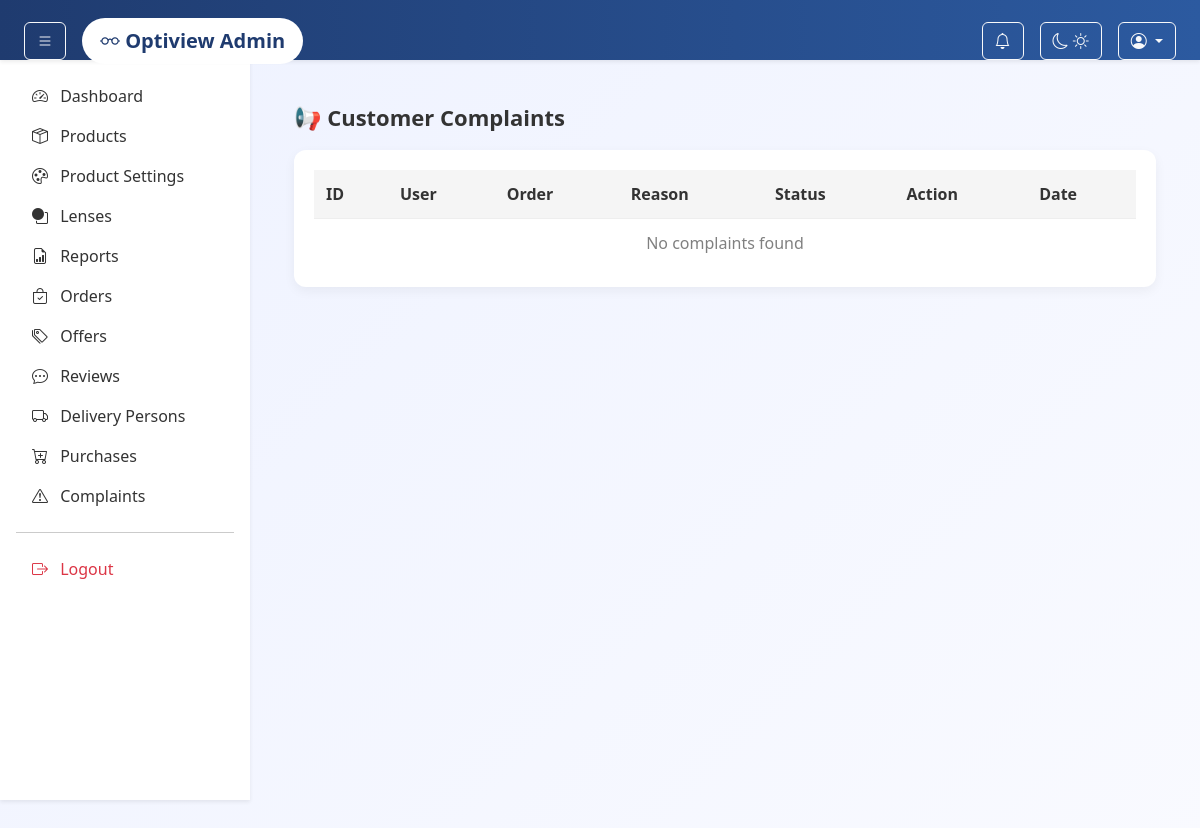
Page /admin-panel/complaints/ on the earlier database version.
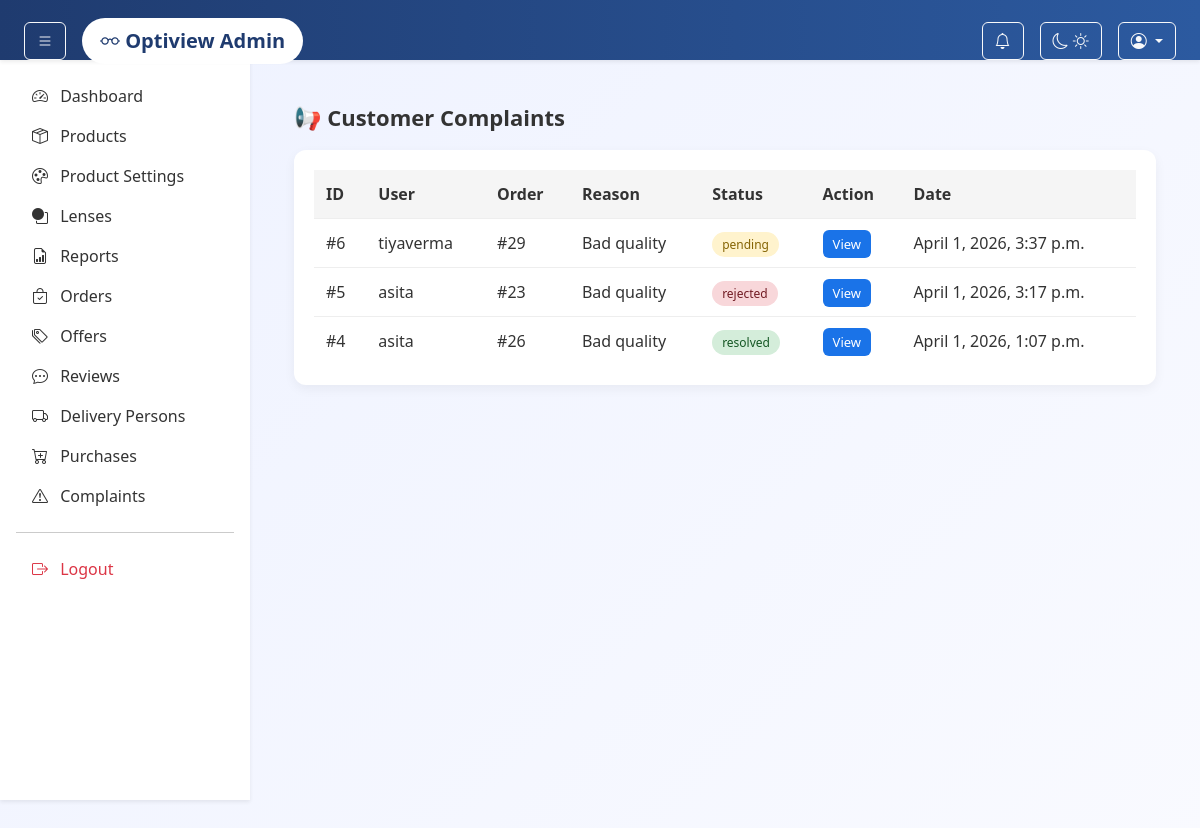
Same page on the later database version.
### adminpanel/models.py (models this page shows, shortened)
class Complaint(models.Model):
    STATUS_CHOICES = (
        ("pending", "Pending"),
        ("resolved", "Resolved"),
        ("rejected", "Rejected"),
    )
    order_item = models.ForeignKey(
        "adminpanel.OrderItem",
        on_delete=models.CASCADE
    )
    user = models.ForeignKey(
        User,
        on_delete=models.CASCADE
    )
    reason = models.CharField(max_length=200)
    description = models.TextField()
    status = models.CharField(
        max_length=20,
        choices=STATUS_CHOICES,
        default="pending"
    )
    created_at = models.DateTimeField(auto_now_add=True)

class OrderItem(models.Model):
    ITEM_STATUS = [
        ("pending", "Pending"),
        ("assigned", "Assigned"),
        ("accepted", "Accepted"),
        ("out_for_delivery", "Out For Delivery"),
        ("delivered", "Delivered"),
        ("cancelled", "Cancelled"),
    ]
    RETURN_STATUS = [
        ('none','None'),
        ('requested','Return Requested'),
        ('approved','Return Approved'),
        ('rejected','Return Rejected'),
        ('completed','Return Completed'),
    ]
    REFUND_STATUS = [
        ('none', 'None'),
        ('initiated', 'Refund Initiated'),
        ('completed', 'Refund Completed'),
    ]
    order = models.ForeignKey(Order, on_delete=models.CASCADE, related_name="items")
    product = models.ForeignKey(Product, on_delete=models.CASCADE)
    variant = models.ForeignKey(ProductVariant, on_delete=models.CASCADE, null=True, blank=True)
    lens = models.ForeignKey(Lens, on_delete=models.SET_NULL, null=True, blank=True)
    lens_type = models.CharField(max_length=20, blank=True, null=True)
    left_eye_power = models.DecimalField(max_digits=5, decimal_places=2, null=True, blank=True)
    right_eye_power = models.DecimalField(max_digits=5, decimal_places=2, null=True, blank=True)
    quantity = models.PositiveIntegerField()
    price = models.DecimalField(max_digits=10, decimal_places=2)
    status = models.CharField(
        max_length=20,
        choices=ITEM_STATUS,
        default="pending"
    )
    return_status = models.CharField(
        max_length=30,
        choices=RETURN_STATUS,
        default="none"
    )
    return_reason = models.TextField(blank=True, null=True)
    refund_status = models.CharField(
        max_length=30,
        choices=REFUND_STATUS,
        default="none"
    )

class Order(models.Model):
    STATUS_CHOICES = [
        ("pending", "Pending"),
        ("assigned", "Assigned"),
        ("accepted", "Accepted"),
        ("cancelled", "Cancelled"),
        ("out_for_delivery", "Out For Delivery"),
        ("delivered", "Delivered"),
        ("partially_delivered", "Partially Delivered"),
    ]
    status = models.CharField(
        max_length=20,
        choices=STATUS_CHOICES,
        default="pending"
    )
    user = models.ForeignKey(User, on_delete=models.SET_NULL, null=True, blank=True)
    order_number = models.CharField(
        max_length=20,
        unique=True,
        blank=True
    )
    total_amount = models.DecimalField(
        max_digits=12,
        decimal_places=2,
        default=0
    )
    full_name = models.CharField(max_length=200)
    phone = models.CharField(max_length=15)
    address = models.TextField()
    city = models.CharField(max_length=100)
    state = models.CharField(max_length=100)
    pincode = models.CharField(max_length=10)
    payment_method = models.CharField(max_length=50)
    payment_status = models.BooleanField(default=False)
    delivery_person = models.ForeignKey(
        "delivery.DeliveryPerson",
        on_delete=models.SET_NULL,
        null=True,
        blank=True,
        related_name="orders"
    )
    last_rejected_by = models.ForeignKey(
        "delivery.DeliveryPerson",
        on_delete=models.SET_NULL,
        null=True,
        blank=True,
        related_name="rejected_orders"
    )
    created_at = models.DateTimeField(auto_now_add=True)
    class Meta:
        ordering = ["-created_at"]

### adminpanel/views.py (the view)
# urls.py: path("complaints/", views.complaints_list,name="complaints_list"),
def complaints_list(request):
    complaints = Complaint.objects.select_related(
        "order_item",
        "user"
    ).order_by("-created_at")
    context = {
        "complaints": complaints
    }
    return render(request, "admin/complaints_list.html", context)

### adminpanel/context_processors.py (called while the page is built, shortened)
def notification_count(request):
    return {"notification_count": 0}

### app/context_processors.py (called while the page is built)
def cart_count(request):
    count = 0
    if request.user.is_authenticated:
        count = Cart.objects.filter(user=request.user).count()
    return {'cart_count': count}

### templates/admin/complaints_list.html (shortened to what this page needs)
{% extends "admin/base.html" %}
{% block content %}
<div class="complaints-page">
    <h2 class="page-title">📢 Customer Complaints</h2>
    <div class="table-card">
        <table class="complaints-table">
            <thead>
                <tr>
                    <th>ID</th>
                    <th>User</th>
                    <th>Order</th>
                    <th>Reason</th>
                    <th>Status</th>
                    <th>Action</th>
                    <th>Date</th>
                </tr>
            </thead>
            <tbody>
            {% for c in complaints %}
            <tr>
                <td>#{{ c.id }}</td>
                <td>
                    {{ c.user.username|default:"Guest" }}
                </td>
                <td>
                    #{{ c.order_item.order.id }}
                </td>
                <td>
                    {{ c.reason }}
                </td>
                <td>
                    <span class="status status-{{ c.status }}">
                        {{ c.status }}
                    </span>
                </td>
                <td>
                    <a href="{% url 'adminpanel:complaint_detail' c.id %}" class="view-btn">
                        View
                    </a>
                </td>
                <td>
                    {{ c.created_at }}
                </td>
            </tr>
            {% empty %}
            <tr>
                <td colspan="7" class="empty">
                    No complaints found
                </td>
            </tr>
            {% endfor %}
            </tbody>
        </table>
    </div>
</div>
{% endblock %}

### templates/admin/base.html (shortened to what this page needs)
{% load static %}
<!DOCTYPE html>
<html lang="en">
<head>
    <link href="https://cdn.jsdelivr.net/npm/bootstrap@5.3.3/dist/css/bootstrap.min.css" rel="stylesheet">
    <link href="https://cdn.jsdelivr.net/npm/bootstrap-icons@1.11.3/font/bootstrap-icons.css" rel="stylesheet">
    <link rel="stylesheet" href="{% static 'admin/css/style.css' %}">
</head>
<body>
<nav class="navbar navbar-dark bg-dark shadow-sm px-4">
    <div class="d-flex align-items-center">
        <button class="btn btn-outline-light me-3" id="sidebarToggle">
            <i class="bi bi-list"></i>
        </button>
        <a class="navbar-brand fw-bold" href="{% url 'adminpanel:dashboard' %}">
            <i class="bi bi-eyeglasses"></i> Optiview Admin
        </a>
    </div>
    <div class="ms-auto d-flex align-items-center gap-3">
        <div class="dropdown">
            <button class="btn btn-outline-light position-relative" data-bs-toggle="dropdown">
                <i class="bi bi-bell"></i>
            </button>
        </div>
        <button id="themeToggle" class="btn btn-outline-light">
            <i id="moonIcon" class="bi bi-moon"></i>
            <i id="sunIcon" class="bi bi-sun"></i>
        </button>
        <div class="dropdown">
            <button class="btn btn-outline-light dropdown-toggle" data-bs-toggle="dropdown">
                <i class="bi bi-person-circle"></i> {{ user.username }}
            </button>
        </div>
    </div>
</nav>
<aside class="sidebar shadow-sm p-3" id="sidebar">
<ul class="nav flex-column">
<li class="nav-item">
    <a class="nav-link" data-bs-toggle="collapse" href="#dashboardMenu">
        <i class="bi bi-speedometer2 me-2"></i> Dashboard
    </a>
</li>
<li class="nav-item">
    <a class="nav-link" data-bs-toggle="collapse" href="#productMenu">
        <i class="bi bi-box-seam me-2"></i> Products
    </a>
</li>
       <li class="nav-item">
    <a class="nav-link" data-bs-toggle="collapse" href="#productSettingsMenu">
        <i class="bi bi-palette me-2"></i> Product Settings
    </a>
</li>
        <li class="nav-item">
            <a class="nav-link" href="{% url 'adminpanel:lens_list' %}">
                <i class="bi bi-circle-square me-2"></i> Lenses
            </a>
        </li>
        <li class="nav-item">
    <a class="nav-link" href="{% url 'adminpanel:reports' %}">
        <i class="bi bi-file-earmark-bar-graph me-2"></i> Reports
    </a>
</li>
        <li class="nav-item">
            <a class="nav-link" href="{% url 'adminpanel:orders_list' %}">
                <i class="bi bi-bag-check me-2"></i> Orders
            </a>
        </li>
        <li class="nav-item">
            <a class="nav-link" data-bs-toggle="collapse" href="#offerMenu">
                <i class="bi bi-tags me-2"></i> Offers
            </a>
        </li>
        <li class="nav-item">
            <a class="nav-link" href="{% url 'adminpanel:review_list' %}">
                <i class="bi bi-chat-dots me-2"></i> Reviews
            </a>
        </li>
        <li class="nav-item">
            <a class="nav-link" href="{% url 'adminpanel:delivery_person_list' %}">
                <i class="bi bi-truck me-2"></i> Delivery Persons
            </a>
        </li>
        <li class="nav-item">
    <a class="nav-link" data-bs-toggle="collapse" href="#purchaseMenu">
        <i class="bi bi-cart-plus me-2"></i> Purchases
    </a>
</li>
        <li class="nav-item">
            <a class="nav-link" href="{% url 'adminpanel:complaints_list' %}">
               <i class="bi bi-exclamation-triangle me-2"></i> Complaints
            </a>
        </li>
        <hr>
        <li class="nav-item">
            <a class="nav-link text-danger" href="{% url 'adminpanel:logout' %}">
                <i class="bi bi-box-arrow-right me-2"></i> Logout
            </a>
        </li>
</ul>
</aside>
<main class="content-area p-4" id="contentArea">
    {% block content %}{% endblock %}
</main>
</body>
</html>

### static/delivery/css/style.css (style rules this page uses)
* { margin: 0; padding: 0; box-sizing: border-box; font-family: 'Poppins', 'Segoe UI', sans-serif; }
body { background: linear-gradient(135deg, #eef2ff, #f9faff); min-height: 100vh; color: #333; }
.navbar { background: linear-gradient(90deg, #1f3b6f, #2c5aa0); color: white; padding: 18px 50px; display: flex; justify-content: space-between; align-items: center; box-shadow: 0 6px 20px rgba(0,0,0,0.15); }
.navbar a { background: white; color: #1f3b6f; padding: 8px 18px; border-radius: 25px; text-decoration: none; font-weight: 600; transition: 0.3s ease; }
* { margin: 0; padding: 0; box-sizing: border-box; }
.sidebar { width: 250px; background: #e5e7eb; padding: 20px; }

### templates/admin/base.html (style rules this page uses)
body { overflow-x: hidden; }
.navbar { position: fixed; top: 0; left: 0; width: 100%; height: 60px; z-index: 1000; }
.sidebar { width: 250px; height: calc(100vh - 60px); position: fixed; top: 60px; left: 0; overflow-y: auto; background: #fff; transition: 0.3s; }
.sidebar .nav-link { color: #333; }
.content-area { margin-top: 60px; margin-left: 250px; min-height: 100vh; transition: 0.3s; }
.navbar-brand { font-size: 20px; }

### templates/admin/complaints_list.html (style rules this page uses)
.complaints-page { padding: 20px; }
.page-title { font-size: 22px; font-weight: 600; margin-bottom: 20px; }
.table-card { background: var(--card-bg, #ffffff); border-radius: 12px; padding: 20px; box-shadow: 0 4px 12px rgba(0,0,0,0.05); overflow-x: auto; }
.complaints-table { width: 100%; border-collapse: collapse; }
.complaints-table thead { background: #f5f5f5; }
.complaints-table th { padding: 12px; text-align: left; font-weight: 600; }
.complaints-table td { padding: 12px; border-top: 1px solid #eee; }
.status { padding: 4px 10px; border-radius: 20px; font-size: 12px; }
.status-pending { background: #fff3cd; color: #856404; }
.status-resolved { background: #d4edda; color: #155724; }
.status-rejected { background: #f8d7da; color: #721c24; }
.view-btn { background: #1a73e8; color: white; padding: 5px 10px; border-radius: 6px; text-decoration: none; font-size: 13px; }

Differences in the rows shown:
added Complaint: id "6", user.username "tiyaverma", order_item.order.id "29", reason "Bad quality", status "pending", created_at "April 1, 2026, 3:37 p.m."
added Complaint: id "5", user.username "asita", order_item.order.id "23", reason "Bad quality", status "rejected", created_at "April 1, 2026, 3:17 p.m."
added Complaint: id "4", user.username "asita", order_item.order.id "26", reason "Bad quality", status "resolved", created_at "April 1, 2026, 1:07 p.m."
Other differences:
text no longer shown: "No complaints found"
